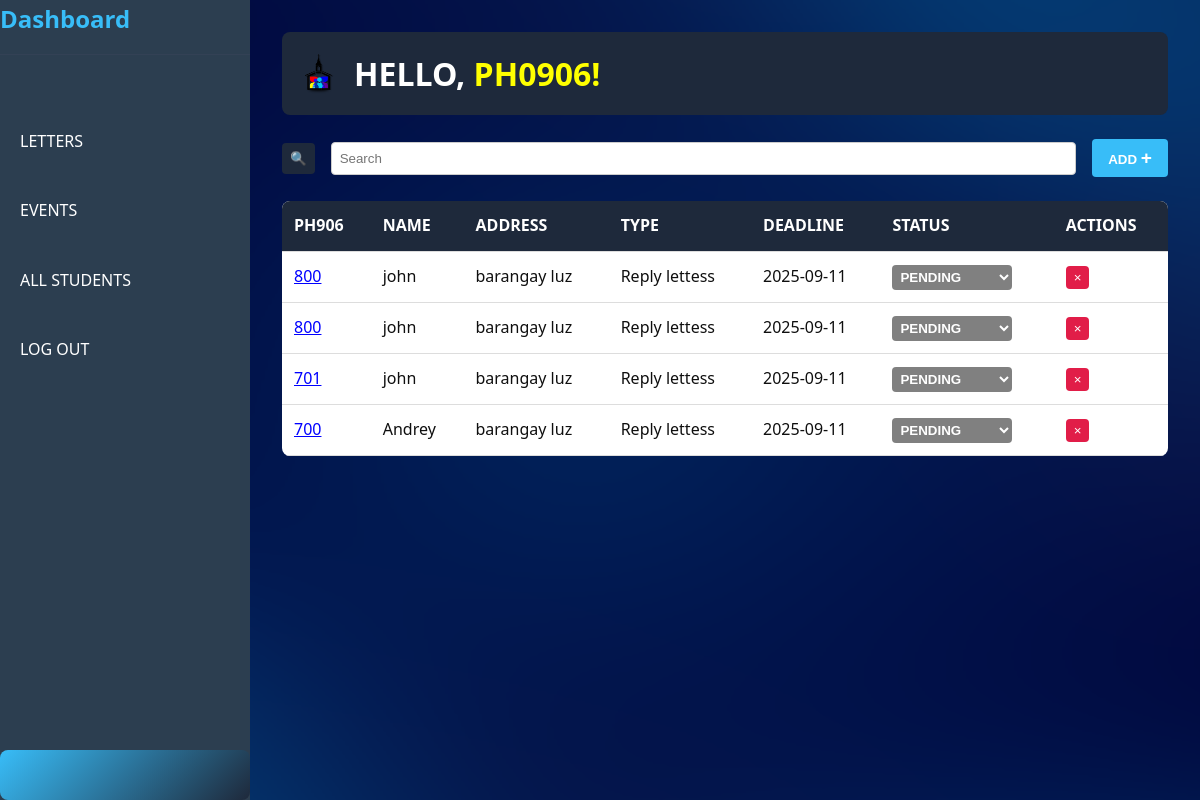
The app's page /home.php with its own data.
### tables this page shows
CREATE TABLE `students` (
  `id` int(100) NOT NULL,
  `ph906` varchar(255) NOT NULL,
  `name` varchar(255) NOT NULL,
  `address` varchar(255) NOT NULL,
  `type` varchar(255) NOT NULL,
  `deadline` date NOT NULL,
  `status` varchar(255) NOT NULL
);

### home.php (the view, shortened to what this page needs)
<!DOCTYPE html>
<html lang="en">
<head>
  <link rel="stylesheet" href="home.css" />
</head>
<body>
  <div class="sidebar-panel">
    <div class="sidebar-header">
      <h2>Dashboard</h2>
    </div>
    <ul class="sidebar-menu">
      <li><a href="home.php">LETTERS</a></li>
      <li><a href="events.php">EVENTS</a></li>
      <li><a href="all_students.php">ALL STUDENTS</a></li>
      <li><a href="logout.php">LOG OUT</a></li>
    </ul>
    <div class="sidebar-footer">
      <div class="abstract-shape"></div>
    </div>
  </div>
  <div class="home-container">
    <header class="main-header">
      <div class="header-group">
        <img src="ph0906logo.png" alt="Church Icon" class="icon" />
        <h1>HELLO, <span class="highlight">PH0906!</span></h1>
      </div>
    </header>
    <section class="search-section">
      <button class="filter-btn" id="filter-btn">&#x1F50D;</button>
      <input type="text" class="search-input" placeholder="Search" id="search-input" />
      <button class="add-btn" id="open-add-modal">ADD <span>+</span></button>
    </section>
    <section class="table-section">
      <table>
        <thead>
          <tr>
            <th>PH906</th>
            <th>NAME</th>
            <th>ADDRESS</th>
            <th>TYPE</th>
            <th>DEADLINE</th>
            <th>STATUS</th>
            <th>ACTIONS</th>
          </tr>
        </thead>
        <tbody id="students-tbody">
        <?php
        include 'db.php';
        $result = $conn->query("SELECT * FROM students ORDER BY id DESC");
        while ($row = $result->fetch_assoc()) {
            $statusColor = '';
            switch ($row['status']) {
                case 'PENDING':
                    $statusColor = 'background-color: gray; color: white;';
                    break;
            }
            echo "<tr>
                <td><a href='studentprofile.php?ph906={$row['ph906']}' style='color: blue; text-decoration: underline;'>{$row['ph906']}</a></td>
                <td>{$row['name']}</td>
                <td>{$row['address']}</td>
                <td>{$row['type']}</td>
                <td>{$row['deadline']}</td>
                <td>
                    <form action='update_status.php' method='post' style='display:inline;'>
                        <input type='hidden' name='id' value='{$row['id']}'>
                        <select name='status' class='status-dropdown' style='{$statusColor}' onchange='this.form.submit()'>
                            <option value='PENDING' " . ($row['status'] === 'PENDING' ? 'selected' : '') . ">PENDING</option>
                            <option value='TURN IN' " . ($row['status'] === 'TURN IN' ? 'selected' : '') . ">TURN IN</option>
                            <option value='ON HAND' " . ($row['status'] === 'ON HAND' ? 'selected' : '') . ">ON HAND</option>
                            <option value='OUTDATED' " . ($row['status'] === 'OUTDATED' ? 'selected' : '') . ">OUTDATED</option>
                            <option value='TURN IN LATE' " . ($row['status'] === 'TURN IN LATE' ? 'selected' : '') . ">TURN IN LATE</option>
                        </select>
                    </form>
                </td>
                <td>
                    <form action='delete_student.php' method='post' style='display:inline;'>
                        <input type='hidden' name='id' value='{$row['id']}'>
                        <button type='submit' class='remove-btn'>&times;</button>
                    </form>
                </td>
            </tr>";
        }
        ?>
        </tbody>
      </table>
    </section>
  </div>
</body>
</html>

### home.css (style rules this page uses)
* { margin: 0; padding: 0; box-sizing: border-box; }
body { font-family: 'Segoe UI', Tahoma, Geneva, Verdana, sans-serif; background-image: url("darkbluebackground.png"); background-size: cover; background-position: center; background-repeat: no-repeat; background-attachment: fixed; background-color: #f4f4f4; color: #0f0f0f; line-height: 1.6; display: flex; min-height: 100vh; }
.sidebar-panel { position: fixed; top: 0; left: 0; width: 250px; height: 100%; background-color: #2c3e50; color: white; display: flex; flex-direction: column; justify-content: space-between; z-index: 1000; overflow-y: auto; }
.sidebar-header { padding-bottom: 1rem; border-bottom: 1px solid #334155; }
.sidebar-header h2 { font-size: 1.5rem; color: #38bdf8; }
.sidebar-menu { list-style: none; padding: 1rem 0; display: flex; flex-direction: column; gap: 1.5rem; height: 600px; }
.sidebar-menu li { margin: 0; }
.sidebar-menu a { display: block; padding: 10px 20px; color: white; text-decoration: none; transition: background-color 0.3s; }
.abstract-shape { width: 100%; height: 50px; background: linear-gradient(135deg, #38bdf8, #1e293b); border-radius: 8px; }
.home-container { flex-grow: 1; padding: 2rem; max-width: 1200px; margin: 0 auto; display: flex; flex-direction: column; align-items: stretch; gap: 1.5rem; margin-left: 250px; }
.main-header { display: flex; justify-content: space-between; align-items: center; background: #1e293b; color: white; padding: 1rem; border-radius: 8px; }
.header-group { display: flex; align-items: center; gap: 1rem; }
.icon { width: 40px; height: 40px; }
.highlight { color: yellow; }
.search-section { display: flex; align-items: center; gap: 1rem; }
.search-input { flex: 1; padding: 0.5rem; border: 1px solid #ccc; border-radius: 4px; }
.add-btn { background: #38bdf8; color: white; border: none; padding: 0.5rem 1rem; font-weight: bold; border-radius: 4px; cursor: pointer; }
.add-btn span { font-size: 1.2rem; }
.filter-btn { background: #1e293b; color: white; border: none; padding: 0.5rem; border-radius: 4px; cursor: pointer; }
.table-section { overflow-x: auto; }
table { width: 100%; border-collapse: collapse; background: white; border-radius: 8px; overflow: hidden; }
thead { background: #1e293b; color: white; }
th, td { padding: 0.75rem; text-align: left; border-bottom: 1px solid #ddd; }
.status-dropdown { padding: 0.25rem; border: none; border-radius: 4px; color: white; font-weight: bold; }
.remove-btn { background: #e11d48; color: white; border: none; padding: 0.25rem 0.5rem; border-radius: 4px; cursor: pointer; }

### records on screen
students: ph906 "800", name "john", address "barangay luz", type "Reply lettess", deadline "2025-09-11", status "PENDING"
students: ph906 "800", name "john", address "barangay luz", type "Reply lettess", deadline "2025-09-11", status "PENDING"
students: ph906 "701", name "john", address "barangay luz", type "Reply lettess", deadline "2025-09-11", status "PENDING"
students: ph906 "700", name "Andrey", address "barangay luz", type "Reply lettess", deadline "2025-09-11", status "PENDING"
